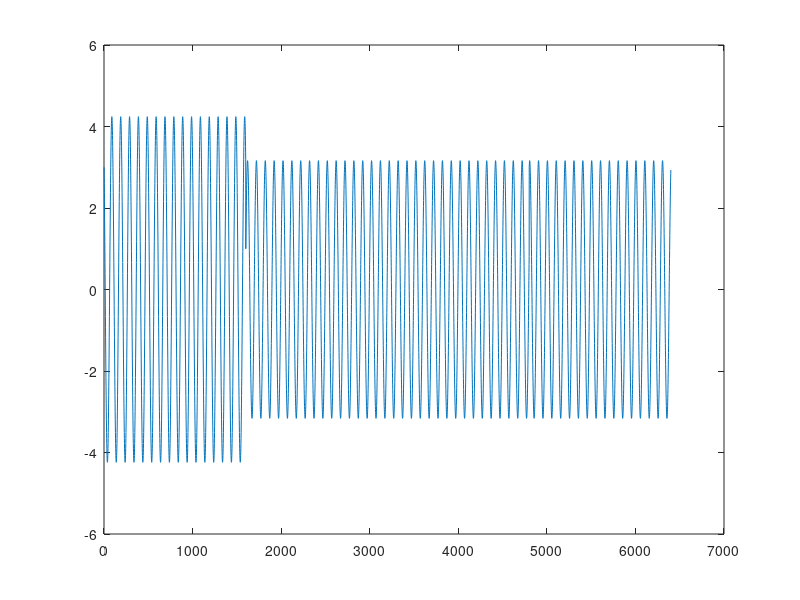

This figure's MATLAB source:
clear all
close all
numberOfBits = 16;
x = rand(1, numberOfBits);
x( x < 0.5 ) = 0;
x( x >= 0.5 ) = 1;


% Mapa 16QAM pierscieniowa
% promienie pierscieni
r1 = 1;
r2 = 2;
mappingTable(1) = r1 * exp(1i* 0);
mappingTable(2) = r1 * exp(1i* pi/4);
mappingTable(3) = r1 * exp(1i* 3*pi/4);
mappingTable(4) = r1 * exp(1i* pi/2);
mappingTable(5) = r1 * exp(1i* 7*pi/4);
mappingTable(6) = r1 * exp(1i* 3*pi/2);
mappingTable(7) = r1 * exp(1i* pi);
mappingTable(8) = r1 * exp(1i* 5*pi/4);
mappingTable(9:16) = mappingTable(1:8) ./ r1 .* r2;

% Mapa 16QAM kwadratowa
mappingTable_16type3(1)  =   1 + 1*j;
mappingTable_16type3(2)  =   3 + 1*j;
mappingTable_16type3(3)  =   1 + 3*j;
mappingTable_16type3(4)  =   3 + 3*j;     
mappingTable_16type3(5)  =   1 + (-1)*j;
mappingTable_16type3(6)  =   1 + (-3)*j; 
mappingTable_16type3(7)  =   3 + (-1)*j; 
mappingTable_16type3(8)  =   3 + (-3)*j;
mappingTable_16type3(9)  =  -1 + 1*j;
mappingTable_16type3(10) =  -1 + 3*j;
mappingTable_16type3(11) =  -3 + 1*j;
mappingTable_16type3(12) =  -3 + (3)*j;
mappingTable_16type3(13) =  -1 + (-1)*j;
mappingTable_16type3(14) =  -3 + (-1)*j;
mappingTable_16type3(15) =  -1 + (-3)*j;
mappingTable_16type3(16) =  -3 + (-3)*j;

if mod(numberOfBits, 4) ~= 0
    error('numberOfBits must be a multiple of 4.');
end
mappedSymbols = zeros(1, numberOfBits / 4);

% Map bits to symbols
for i = 1:4:length(x)

    symbolBits = x(i:i+3);

    symbolIndex = 2^3 * symbolBits(1) + 2^2 * symbolBits(2) + 2^1 * symbolBits(3) + 2^0 * symbolBits(4);

    % Mapping
    mappedSymbols((i - 1)/4 + 1) = mappingTable_16type3( symbolIndex + 1);
end

sygnal = [];
s1 = [];
s2 = [];
t = 0:2*pi/100:2*pi*16-2*pi/100;
for j=1:1:length(mappedSymbols)
    
    s1=real(mappedSymbols(j))*cos(t);
    s2=imag(mappedSymbols(j))*sin(t);
    sygnal = [sygnal s1-s2];
  
    
end
figure(1)
plot(sygnal);
